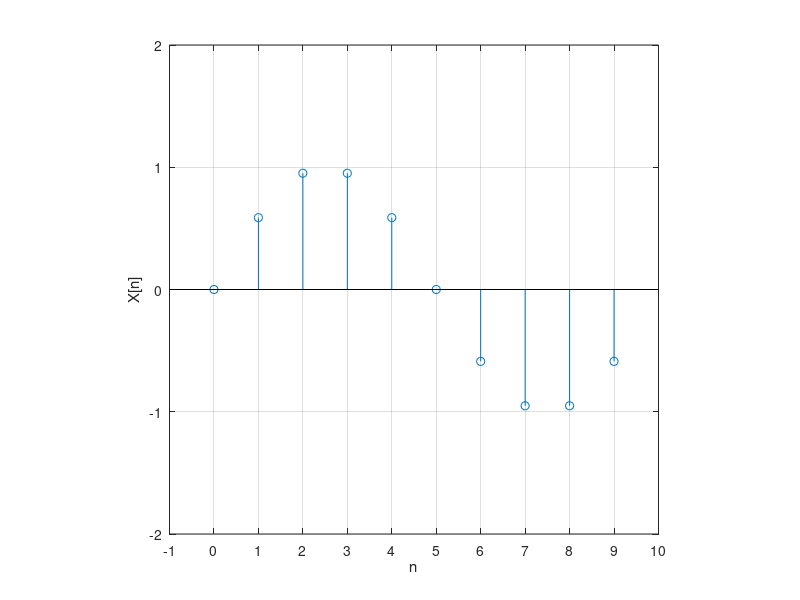

Recreate this plot in MATLAB.
%% part 1
n = [-3, -2,-1, 0, 1, 2, 3, 4, 5, 6, 7];
x = [0, 0, 0,2, 0, 1, -1, 3, 0, 0, 0];
stem (n, x);       %stem (n+2, x);    stem (n-1, x);   stem (-n, x);  stem (-n+1, x);
axis('square');
xlim([-4 8])
ylim([-3 4])
grid on
xlabel('n')
ylabel('X[n]')
y = -4:8;
set(gca, 'XTick',y)
%% part 2 a
N = 12;
M = 4;   %4, 5, 7, 10;  
n = 0:(2*N-1);
Xm = sin(2*pi*(M/N)*n);
stem (n, Xm);
axis('square');
xlim([-1 24])
ylim([-1.5 1.5])
grid on
xlabel('n')
ylabel('X[n]')
y = -1:24;
set(gca, 'XTick',y)
%% part 2 b
w=(2*pi)/5;
k = 6; %2, 4, 6;
n = 0:9;
Xk = sin(w*k*n);
stem (n, Xk);
axis('square');
xlim([-1 10])
ylim([-1.5 1.5])
grid on
xlabel('n')
ylabel('X[n]')
y = -1:10;
set(gca, 'XTick',y)

%% part 3
n1= 0;
n2 = 9;
n = n1:n2;
x = sin(2*pi/10*n);
stem(n,x);
axis('square');
xlim([-1 n2+1])
ylim([-2 2])
grid on
xlabel('n')
ylabel('X[n]')
set(gca, 'XTick', -1:n2+1) 
E = sum(x.^2)
Pp = E/length(x)
p = sum(x(n1+1:n2+1).^2)/(n2-n1+1)